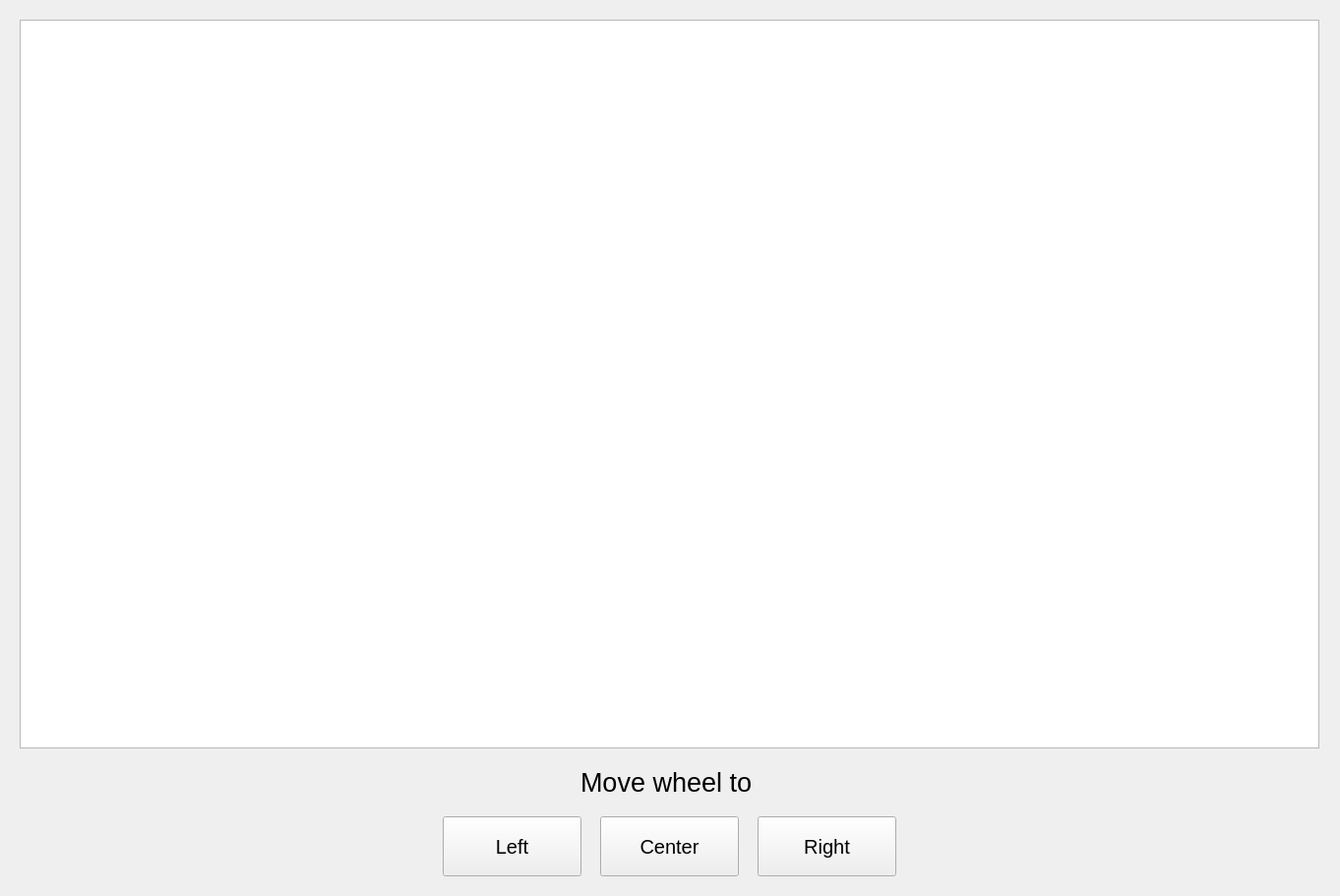
<?xml version="1.0" encoding="UTF-8"?>
<ui version="4.0">
 <class>Widget</class>
 <widget class="QWidget" name="Widget">
  <property name="geometry">
   <rect>
    <x>0</x>
    <y>0</y>
    <width>1362</width>
    <height>911</height>
   </rect>
  </property>
  <property name="windowTitle">
   <string>Widget</string>
  </property>
  <widget class="QPushButton" name="leftButton">
   <property name="geometry">
    <rect>
     <x>450</x>
     <y>830</y>
     <width>141</width>
     <height>61</height>
    </rect>
   </property>
   <property name="font">
    <font>
     <pointsize>15</pointsize>
    </font>
   </property>
   <property name="text">
    <string>Left</string>
   </property>
  </widget>
  <widget class="QPushButton" name="rightButton">
   <property name="geometry">
    <rect>
     <x>770</x>
     <y>830</y>
     <width>141</width>
     <height>61</height>
    </rect>
   </property>
   <property name="font">
    <font>
     <pointsize>15</pointsize>
     <italic>false</italic>
     <bold>false</bold>
     <underline>false</underline>
     <strikeout>false</strikeout>
    </font>
   </property>
   <property name="autoFillBackground">
    <bool>false</bool>
   </property>
   <property name="text">
    <string>Right</string>
   </property>
  </widget>
  <widget class="QGraphicsView" name="graphicsView">
   <property name="geometry">
    <rect>
     <x>20</x>
     <y>20</y>
     <width>1321</width>
     <height>741</height>
    </rect>
   </property>
  </widget>
  <widget class="QLabel" name="label">
   <property name="geometry">
    <rect>
     <x>590</x>
     <y>780</y>
     <width>181</width>
     <height>31</height>
    </rect>
   </property>
   <property name="font">
    <font>
     <pointsize>20</pointsize>
     <bold>false</bold>
    </font>
   </property>
   <property name="layoutDirection">
    <enum>Qt::LeftToRight</enum>
   </property>
   <property name="text">
    <string>Move wheel to</string>
   </property>
  </widget>
  <widget class="QPushButton" name="moveCenter">
   <property name="geometry">
    <rect>
     <x>610</x>
     <y>830</y>
     <width>141</width>
     <height>61</height>
    </rect>
   </property>
   <property name="font">
    <font>
     <pointsize>15</pointsize>
     <italic>false</italic>
     <bold>false</bold>
     <underline>false</underline>
     <strikeout>false</strikeout>
    </font>
   </property>
   <property name="autoFillBackground">
    <bool>false</bool>
   </property>
   <property name="text">
    <string>Center</string>
   </property>
  </widget>
 </widget>
 <resources/>
 <connections/>
</ui>
